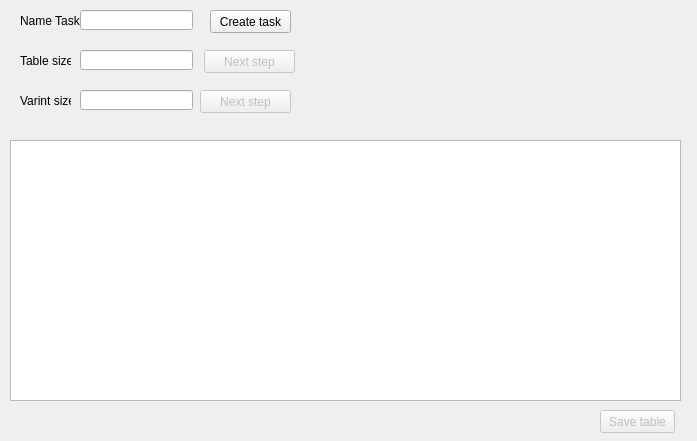
<?xml version="1.0" encoding="UTF-8"?>
<ui version="4.0">
 <class>NewTask</class>
 <widget class="QWidget" name="NewTask">
  <property name="geometry">
   <rect>
    <x>0</x>
    <y>0</y>
    <width>697</width>
    <height>441</height>
   </rect>
  </property>
  <property name="windowTitle">
   <string>Form</string>
  </property>
  <widget class="QPushButton" name="btnNextStep">
   <property name="enabled">
    <bool>false</bool>
   </property>
   <property name="geometry">
    <rect>
     <x>204</x>
     <y>50</y>
     <width>91</width>
     <height>23</height>
    </rect>
   </property>
   <property name="text">
    <string>Next step</string>
   </property>
  </widget>
  <widget class="QPushButton" name="btnSaveTable">
   <property name="enabled">
    <bool>false</bool>
   </property>
   <property name="geometry">
    <rect>
     <x>600</x>
     <y>410</y>
     <width>75</width>
     <height>23</height>
    </rect>
   </property>
   <property name="text">
    <string>Save table</string>
   </property>
  </widget>
  <widget class="QLabel" name="labelSize">
   <property name="geometry">
    <rect>
     <x>20</x>
     <y>50</y>
     <width>51</width>
     <height>21</height>
    </rect>
   </property>
   <property name="text">
    <string>Table size</string>
   </property>
  </widget>
  <widget class="QLineEdit" name="lineTableSize">
   <property name="geometry">
    <rect>
     <x>80</x>
     <y>50</y>
     <width>113</width>
     <height>20</height>
    </rect>
   </property>
  </widget>
  <widget class="QLineEdit" name="lineTableSizeVariant">
   <property name="geometry">
    <rect>
     <x>80</x>
     <y>90</y>
     <width>113</width>
     <height>20</height>
    </rect>
   </property>
  </widget>
  <widget class="QLabel" name="labelSizeVariant">
   <property name="geometry">
    <rect>
     <x>20</x>
     <y>90</y>
     <width>51</width>
     <height>21</height>
    </rect>
   </property>
   <property name="text">
    <string>Varint size</string>
   </property>
  </widget>
  <widget class="QPushButton" name="btnNextStepVarint">
   <property name="enabled">
    <bool>false</bool>
   </property>
   <property name="geometry">
    <rect>
     <x>200</x>
     <y>90</y>
     <width>91</width>
     <height>23</height>
    </rect>
   </property>
   <property name="text">
    <string>Next step</string>
   </property>
  </widget>
  <widget class="QLineEdit" name="lineCreateTaskName">
   <property name="geometry">
    <rect>
     <x>80</x>
     <y>10</y>
     <width>113</width>
     <height>20</height>
    </rect>
   </property>
  </widget>
  <widget class="QLabel" name="labelNameTask">
   <property name="geometry">
    <rect>
     <x>20</x>
     <y>10</y>
     <width>61</width>
     <height>21</height>
    </rect>
   </property>
   <property name="text">
    <string>Name Task</string>
   </property>
  </widget>
  <widget class="QPushButton" name="btnCreatTask">
   <property name="geometry">
    <rect>
     <x>210</x>
     <y>10</y>
     <width>81</width>
     <height>23</height>
    </rect>
   </property>
   <property name="text">
    <string>Create task</string>
   </property>
  </widget>
  <widget class="QTableWidget" name="tableWidget">
   <property name="geometry">
    <rect>
     <x>10</x>
     <y>140</y>
     <width>671</width>
     <height>261</height>
    </rect>
   </property>
  </widget>
 </widget>
 <resources/>
 <connections/>
</ui>
